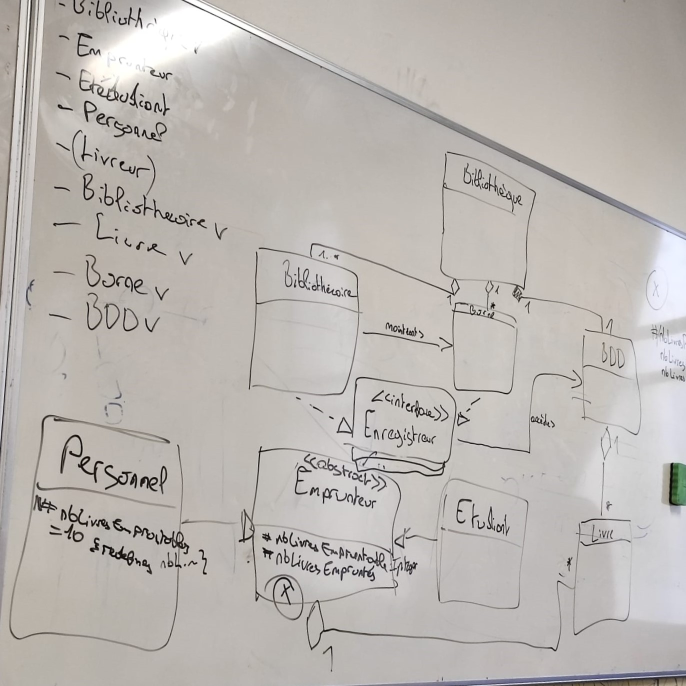
#> input picture Ressources/Images/0.jpg, 1372 x 1372 px, found by its file name (shown at 1/2 size)
$ python -i lignesRectangles.py   (imports and definitions only)
#> lines starting #> are read from the running program, lines starting #| are printed output that depends on the picture
import math
import os
import random

import cv2 as cv
import numpy as np

from Code import validation
from main import getEdges, getBoardLines, getIntersection

# sys.setrecursionlimit(100000)

# [1 line not run here, left out]
totalpourcent = []

bordureW = 40
bordureH = 0


# [133 lines left out: functions get_lignes_rectangles, get_composantes_connexes, get_lignes, enchaine, enchainement, simplifier_lignes, not called in this run]


def main_test(nomImage):
    # Import image
    # nomImage = input("Nom de l'image : ")
    # img = cv.imread("../Ressources/Images/" + nomImage)
#> called with nomImage = '../Ressources/Images/0.jpg'
    img = cv.imread("../Ressources/Images/" + nomImage)
#> img is the input picture: shape (1372, 1372, 3); mean B, G, R 178, 182.3, 187

    # Resize image
    width = img.shape[1]
#> width = 1372
    height = img.shape[0]
#> height = 1372
    ratio = 1024 / width
#> ratio = 0.746
    dim = (1024, int(height * ratio))
#> dim = (1024, 1024)

    img = cv.resize(img, dim)
#> img: shape (1024, 1024, 3)

    # Make image grayscale
    gray = cv.cvtColor(img, cv.COLOR_BGR2GRAY)
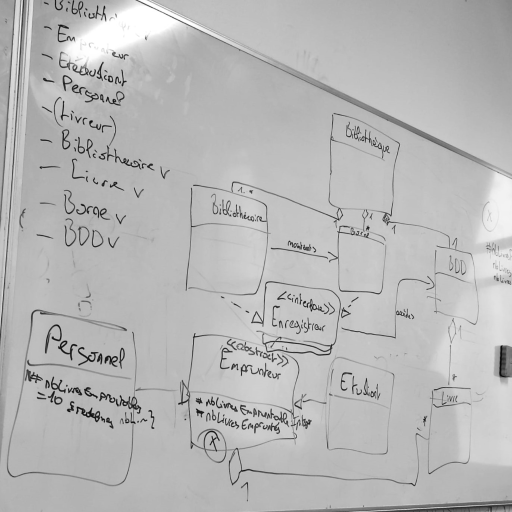
#> gray: shape (1024, 1024) (shown at 1/2 size); min 1, max 255, mean 183.1

    # Get the edges
#> (the run stopped early here; a loop or call above may not have finished)

$ run again, on Ressources/Images/12.jpg
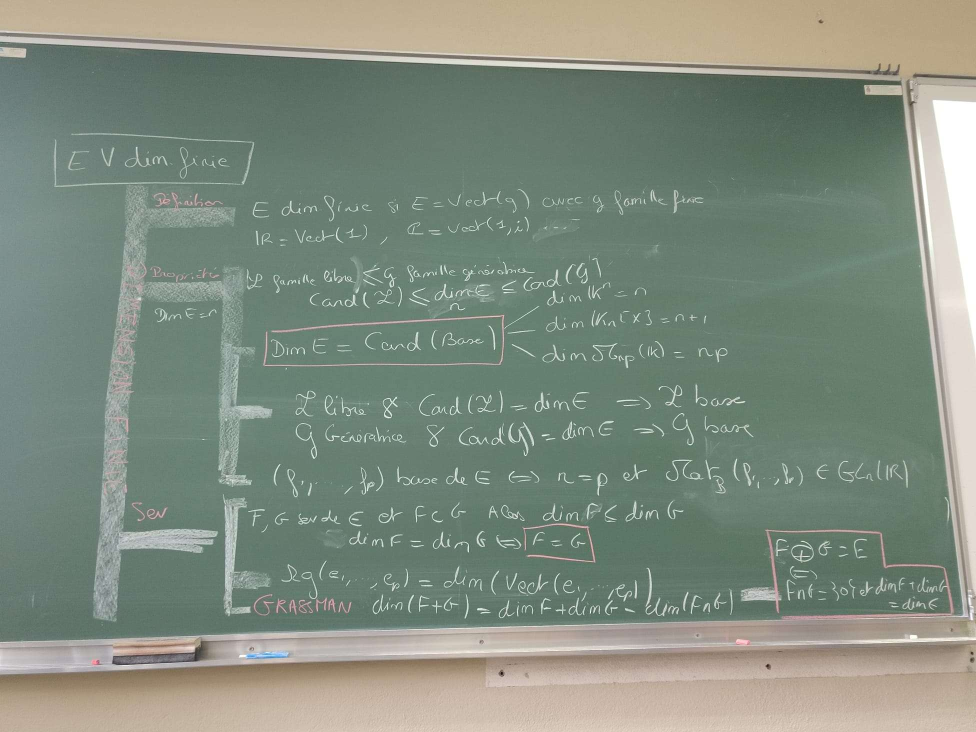
#> input picture Ressources/Images/12.jpg, 1952 x 1464 px, found by its file name (shown at 1/2 size)
#> in main_test, img is the input picture: shape (1464, 1952, 3); mean B, G, R 127.4, 140.7, 129
#> in main_test, `img = cv.resize(img, dim)`:
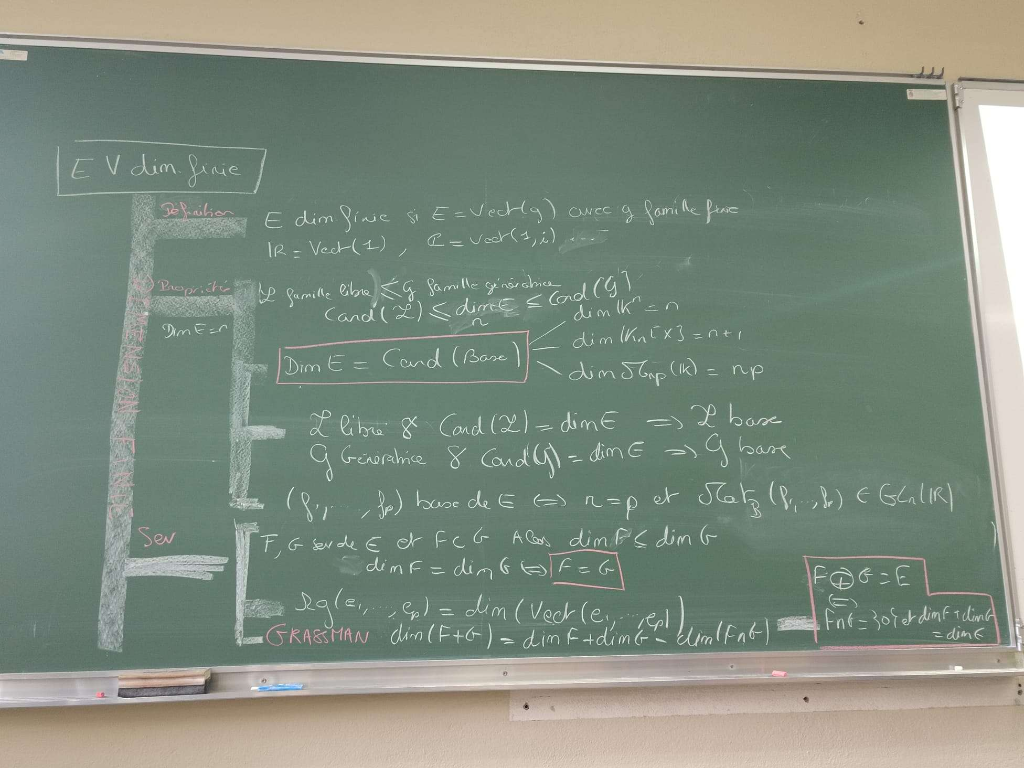
#> img: shape (768, 1024, 3); mean B, G, R 127.3, 140.6, 128.9
#> in main_test, `gray = cv.cvtColor(img, cv.COLOR_BGR2GRAY)`:
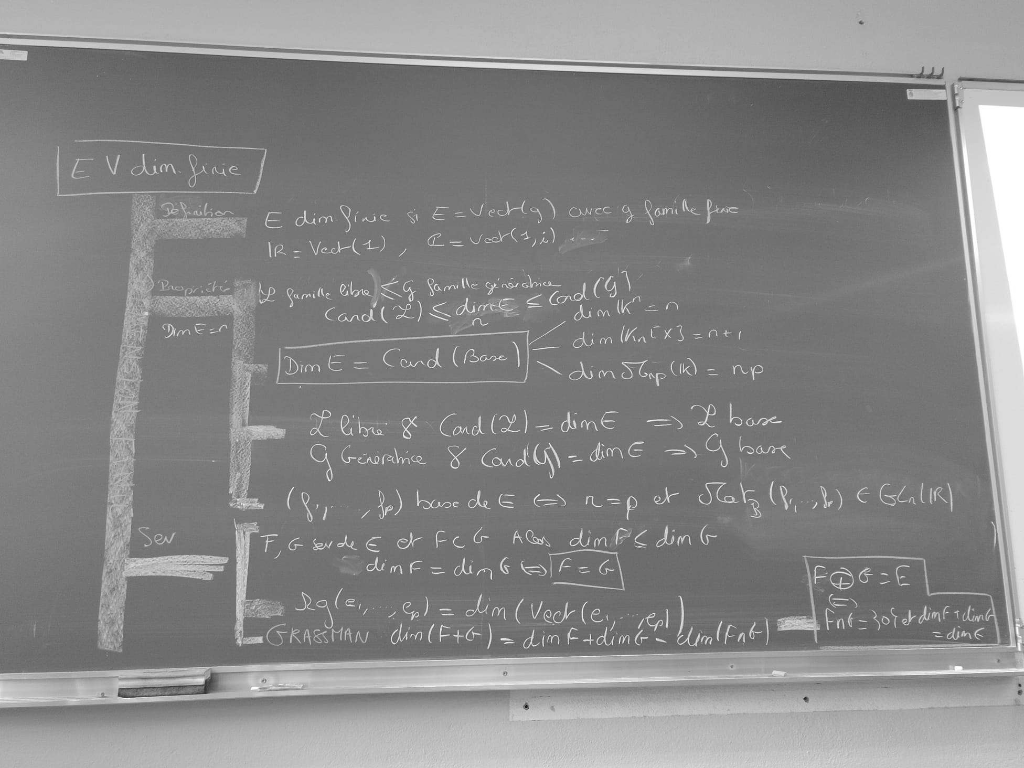
#> gray: shape (768, 1024); min 17, max 255, mean 135.6

$ run again, on Ressources/Images/13.jpg
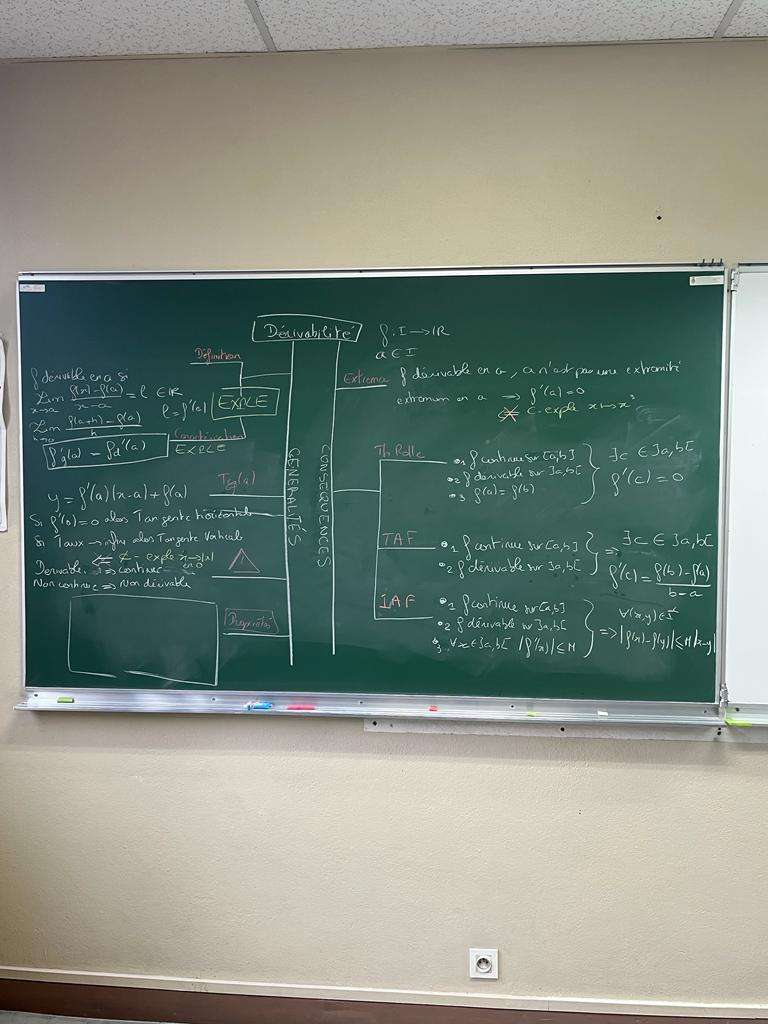
#> input picture Ressources/Images/13.jpg, 768 x 1024 px, found by its file name
#> in main_test, img is the input picture: shape (1024, 768, 3); mean B, G, R 129, 139, 129.5
#> img: shape (1365, 1024, 3)
#> in main_test, `gray = cv.cvtColor(img, cv.COLOR_BGR2GRAY)`:
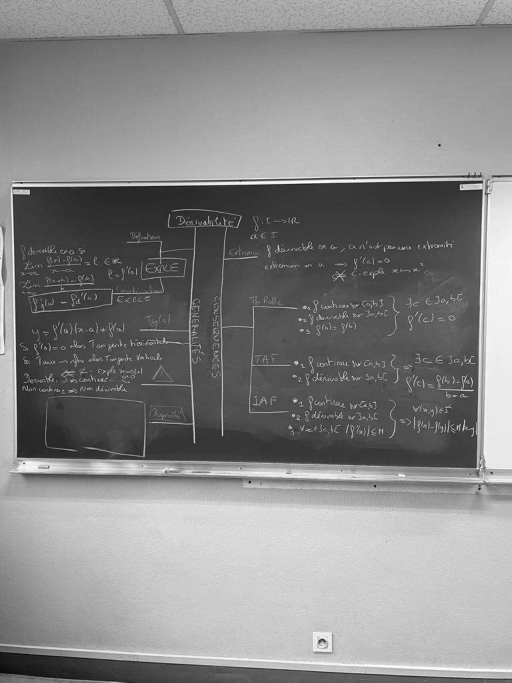
#> gray: shape (1365, 1024) (shown at 1/2 size); min 4, max 254, mean 134.8

$ run again, on Ressources/Images/14.jpg
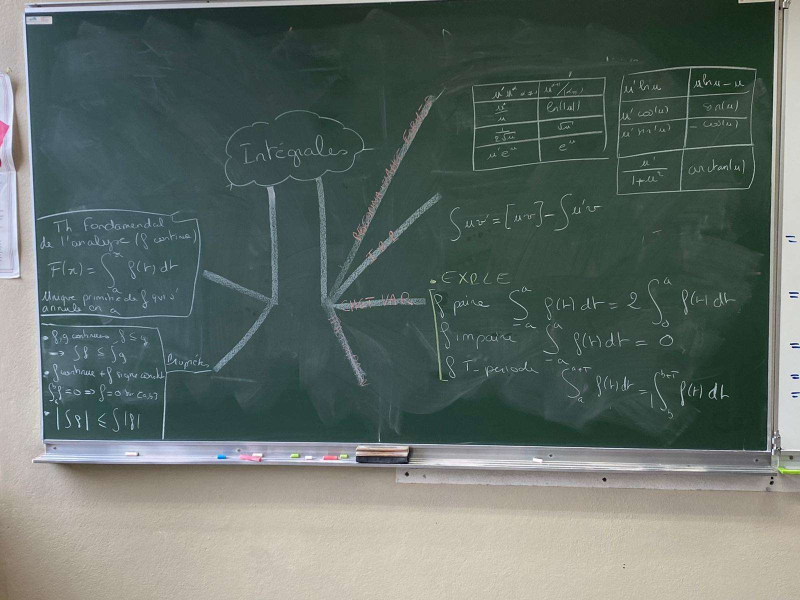
#> input picture Ressources/Images/14.jpg, 1600 x 1200 px, found by its file name (shown at 1/2 size)
#> in main_test, img is the input picture: shape (1200, 1600, 3); mean B, G, R 102.8, 108.5, 96.7
#> in main_test, `img = cv.resize(img, dim)`:
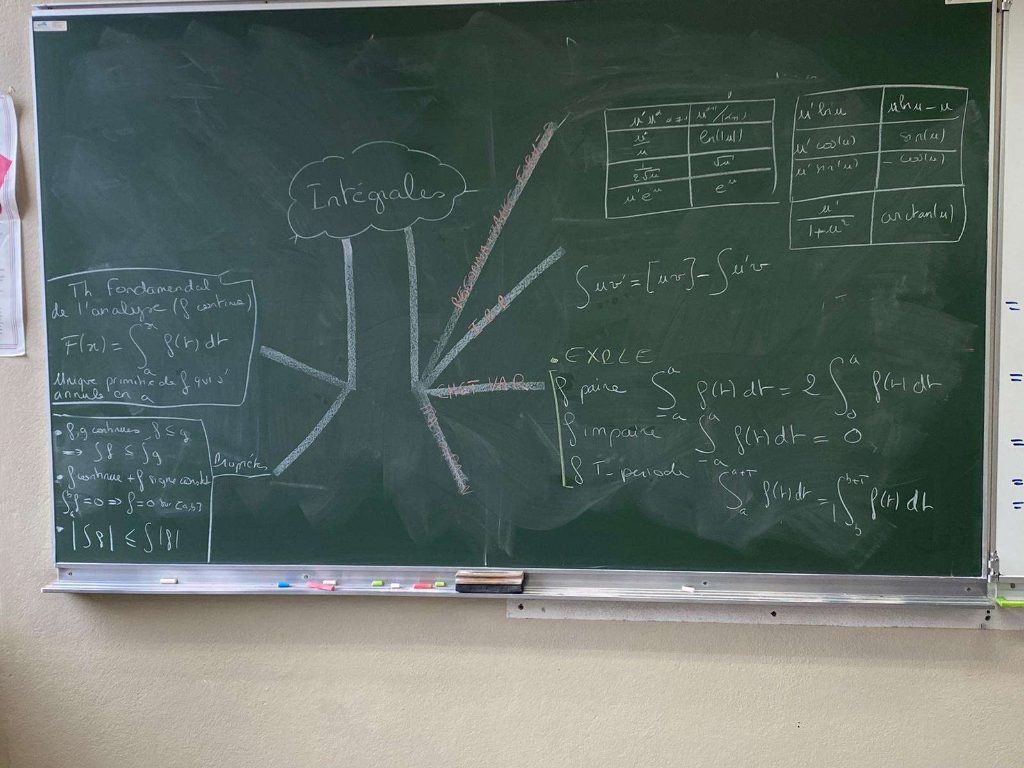
#> img: shape (768, 1024, 3); mean B, G, R 102.7, 108.4, 96.6
